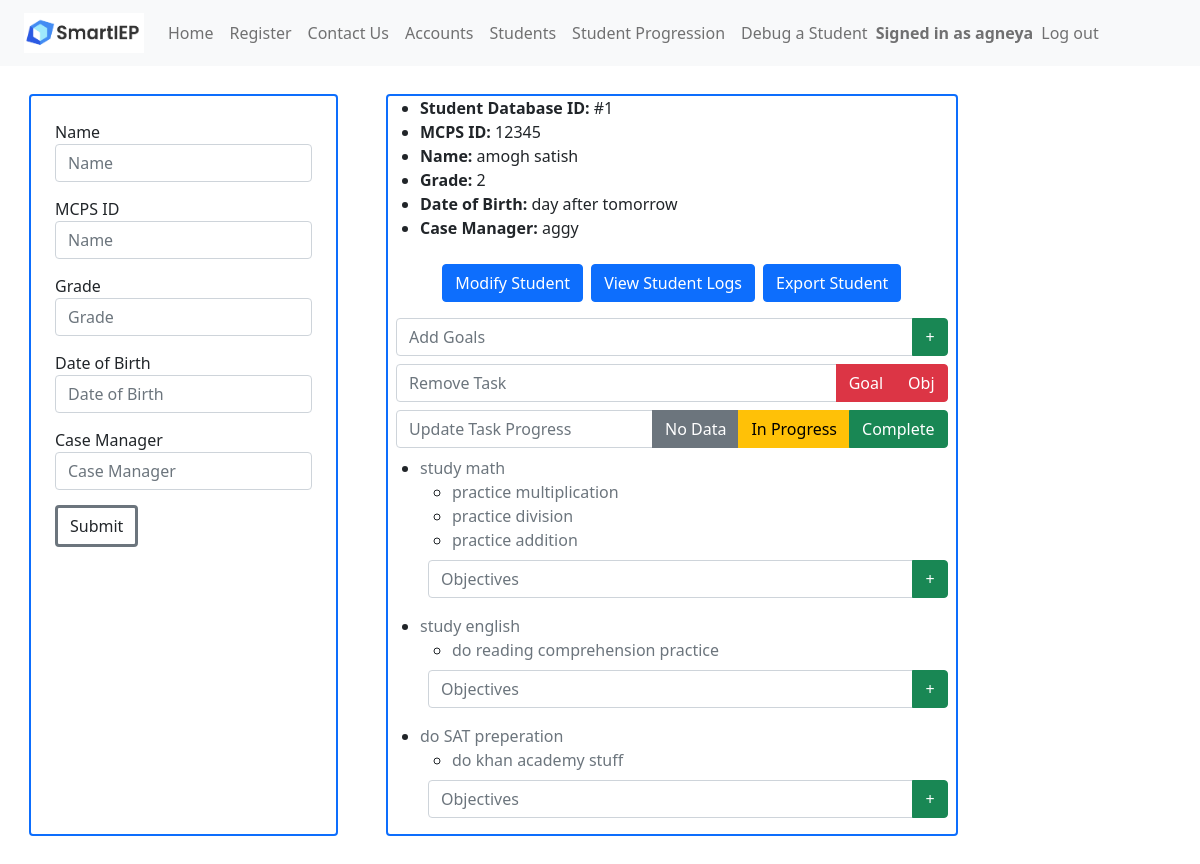
The page /students (signed in) on the database its author committed.
### app.py (models this page shows, shortened)
class Accounts(UserMixin, db.Model):
	__tablename__ = 'accounts'
	account_id = db.Column(db.Integer, primary_key=True)
	callname = db.Column(db.String(200),nullable=False)
	username = db.Column(db.String(200),nullable=False)
	password = db.Column(db.String(200),nullable=False)

class Students(db.Model):
	__tablename__ = 'students'
	student_id = db.Column(db.Integer, primary_key=True)
	school_id = db.Column(db.Integer)
	name = db.Column(db.String(200),nullable=False)
	grade = db.Column(db.Integer)
	dateofbirth = db.Column(db.String(200),nullable=False)
	casemanager = db.Column(db.String(200),nullable=False)
	tasks = db.Column(db.String(500),nullable=False)
	logs = db.Column(db.String(500),nullable=False)

### app.py (the view, shortened to what this page needs)
@main.route("/students", methods=('GET', 'POST'))
@login_required
def students():
	students = Students.query.all()
	return render_template('students.html',students=students)

### app.py (called while the page is built)
@login_manager.user_loader
def load_user(account_id):
    return Accounts.query.get(int(account_id))

@app.context_processor
def utility_processor():
	def parse_tasks(newData):
		if (newData != ""):
			goalArrays = []
			for i in range(MAX_GOALS):
				goalArrays.append([])
			parts = newData[:-1].split(";")
			counter = 0
			for part in parts:
				if part[1] == "[":
					part = re.sub("\[.*?\]","[]",part)
					part = part.replace("[","").replace("]","")
					goalArrays[counter].append(part)
					counter = counter + 1
			for part in parts:
				if part[1] == "(":
					goalKey = int(part[part.find("(")+1:part.find(")")])
					part = re.sub("\(.*?\)","()",part)
					part = part.replace("(","").replace(")","")
					goalArrays[goalKey].append(part)
			return goalArrays
		else:
			return []
	return dict(parse_tasks=parse_tasks)

@app.context_processor
def add_imports():
    return dict(json=json)

### templates/students.html (shortened to what this page needs)
<!DOCTYPE html>
<html lang="en">
    <head>
        <link href="https://cdn.jsdelivr.net/npm/bootstrap@5.0.2/dist/css/bootstrap.min.css" rel="stylesheet">
    </head>
    <header>
      {% include 'nav.html' %}
    </header>
    <body>
        <div class="content">
            <div class="m-4 border border-2 border-primary rounded">
                <form class="m-4" method="post" action="/createstudent">
                    <div class="form-group">
                        <label for="stuname">Name</label>
                        <input class="form-control" name="stuname" id="stuname"
                            placeholder="Name">
                    </div>
                    <div class="form-group">
                        <label for="stuschoolid">MCPS ID</label>
                        <input class="form-control" name="stuschoolid" id="stuschoolid"
                            placeholder="Name">
                    </div>
                    <div class="form-group">
                        <label for="stugrade">Grade</label>
                        <input type="number" class="form-control" name="stugrade" id="stugrade"
                            placeholder="Grade">
                    </div>
                    <div class="form-group">
                        <label for="studob">Date of Birth</label>
                        <input class="form-control" name="studob" id="studob"
                            placeholder="Date of Birth">
                    </div>
                    <div class="form-group">
                        <label for="stumanager">Case Manager</label>
                        <input class="form-control" name="stumanager" id="stumanager"
                            placeholder="Case Manager">
                    </div>
                    <div class="form-group">
                        <button type="submit" class="btn btn-default border border-secondary border-3">Submit</button>
                    </div>
                </form>
            </div>
            {% for student in students %}
                <div class="m-4 border border-2 border-primary rounded">
                    <ul>
                        <li><b>Student Database ID:</b> #{{ student.student_id }}</li>
                        <li><b>MCPS ID:</b> {{ student.school_id }}</li>
                        <li><b>Name:</b> {{ student.name }}</li>
                        <li><b>Grade:</b> {{ student.grade }}</li>
                        <li><b>Date of Birth:</b> {{ student.dateofbirth }}</li>
                        <li><b>Case Manager:</b> {{ student.casemanager }}</li>
                    </ul>
                    <div class="container">
                        <div class="d-flex justify-content-center align-items-center">
                            <button class="btn btn-primary" type="button" data-toggle="collapse" data-target="#dropDownForm{{ student.student_id }}" aria-expanded="false" aria-controls="dropDownForm">
                                Modify Student
                            </button>
                            <form class="m-2" method="post" action="/viewlogs">
                                <button class="btn btn-primary" name="viewlog" value="viewlog{{ student.student_id }}" type="submit">
                                    View Student Logs
                                </button>
                            </form>
                            <form class="" method="post" action="/exportstudent">
                                <button class="btn btn-primary" name="export_button" value="export_button{{ student.student_id }}" type="submit">
                                    Export Student
                                </button>
                            </form>
                        </div>
                    </div>
                    <div class="m-2">
                        <form method="post" action="/addgoal">
                            <div class="input-group mb-2">
                                <input type="text" class="form-control" name="add_goal{{ student.student_id }}" id="add_goal" placeholder="Add Goals">
                                <button type="submit" class="btn btn-success" name="submit_goal" value="submit{{ student.student_id }}">+</button>
                            </div>
                        </form>
                        <form method="post" action="/removegoal">
                            <div class="input-group mb-2">
                                <input type="text" class="form-control" name="remove_goal{{ student.student_id }}" id="remove_goal" placeholder="Remove Task">
                                <button type="submit" class="btn btn-danger" name="remove_goal" value="remove{{ student.student_id }}">Goal</button>
                                <button type="submit" class="btn btn-danger" name="remove_obj" formaction="/removeobjective" value="remove_obj{{ student.student_id }}">Obj</button>
                            </div>
                        </form>
                        <form method="post" action="/setprogress">
                            <div class="input-group mb-2">
                                <input type="text" class="form-control" name="set_progress{{ student.student_id }}" id="set_progress" placeholder="Update Task Progress">
                                <button type="submit" class="btn btn-secondary" name="setnodata" formaction="/setnodata" value="setnodata{{ student.student_id }}">No Data</button>
                                <button type="submit" class="btn btn-warning" name="setinprogress" formaction="/setinprogress" value="setinprogress{{ student.student_id }}">In Progress</button>
                                <button type="submit" class="btn btn-success" name="setcomplete" formaction="/setcomplete" value="setcomplete{{ student.student_id }}">Complete</button>
                            </div>
                        </form>
                    </div>
                    {% for taskarr in parse_tasks(student.tasks) if not taskarr|length == 0%}
                        <ul class="mt-1">
                            <li>
                                <p style="margin-bottom: 0rem;" class="{% if taskarr[0][0] == '0' %}text-secondary{% elif taskarr[0][0] == '1' %}text-warning{% elif taskarr[0][0] == '2' %}text-success{% endif %}">{{ taskarr[0][1:] }}</p>
                            </li>
                                <ul>
                                    {% set counter = 1%}
                                    {% for objective in taskarr[1:] %}
                                        <li>
                                            <p style="margin-bottom: 0rem;" class="{% if taskarr[loop.index][0] == '0' %}text-secondary{% elif taskarr[loop.index][0] == '1' %}text-warning{% elif taskarr[loop.index][0] == '2' %}text-success{% endif %}">{{ taskarr[loop.index][1:] }}</p>
                                        </li>
                                    {% endfor %}
                                </ul>
                                <form method="post" class="m-2" action="/addobjectives">
                                    <div class="input-group mb-3">
                                      <input type="text" class="form-control" name="{{ student.student_id }}obj{{ loop.index }}" id="add_objective" placeholder="Objectives">
                                      <button class="btn btn-success" type="submit" name="add_objective" value="{{ student.student_id }};{{ loop.index }}">+</button>
                                    </div>
                                </form>
                        </ul>
                    {% endfor %}
                </div>
            {% endfor %}
        </div>
    </body>
</html>

### templates/nav.html (shortened to what this page needs)
<nav class="px-4 navbar fixed-top navbar-expand-lg navbar-light bg-light">
    <a class="navbar-brand" href="/"><img src="static\smartieplogo.png" width="120" height="40"></a>
    <div>
      <ul class="navbar-nav mr-auto">
        <li class="nav-item active">
          <a class="nav-link" href="/signin">Home</a>
        </li>
        <li class="nav-item">
          <a class="nav-link" href="/register">Register</a>
        </li>
        <li class="nav-item">
          <a class="nav-link" href="/contactus">Contact Us</a>
        </li>
        {% if current_user.is_authenticated %}
        <li class="nav-item">
          <a class="nav-link" href="/accounts">Accounts</a>
        </li>
        <li class="nav-item">
          <a class="nav-link" href="/students">Students</a>
        </li>
        <li class="nav-item">
          <a class="nav-link" href="/logs">Student Progression</a>
        </li>
        <li class="nav-item">
          <a class="nav-link" href="/terminatestudent">Debug a Student</a>
        </li>
        <span class="navbar-text navbar-right">
          <b>Signed in as {{ current_user.callname }}</b>
        </span>
        <li class="nav-item">
          <a class="nav-link" href="/logout">Log out</a>
        </li>
      </ul>
        {% endif %}
    </div>
  </nav>

### templates/students.html (style rules this page uses)
.form-group { margin-top:15px; }
.content { margin: 5px; width: 100%; display: flex; flex-direction: row; flex-wrap: wrap; }
body { padding-top: 60px; }
p { margin-top: 0; margin-bottom: 1rem; }

### rows shown on the page
Accounts: callname "agneya"
Students: student_id "1", school_id "12345", name "amogh satish", grade "2", dateofbirth "day after tomorrow", casemanager "aggy", taskarr "study math" "study english" "do SAT preperation", taskarr "practice multiplication" "practice division" "practice addition" "do reading comprehension practice" "do khan academy stuff"
